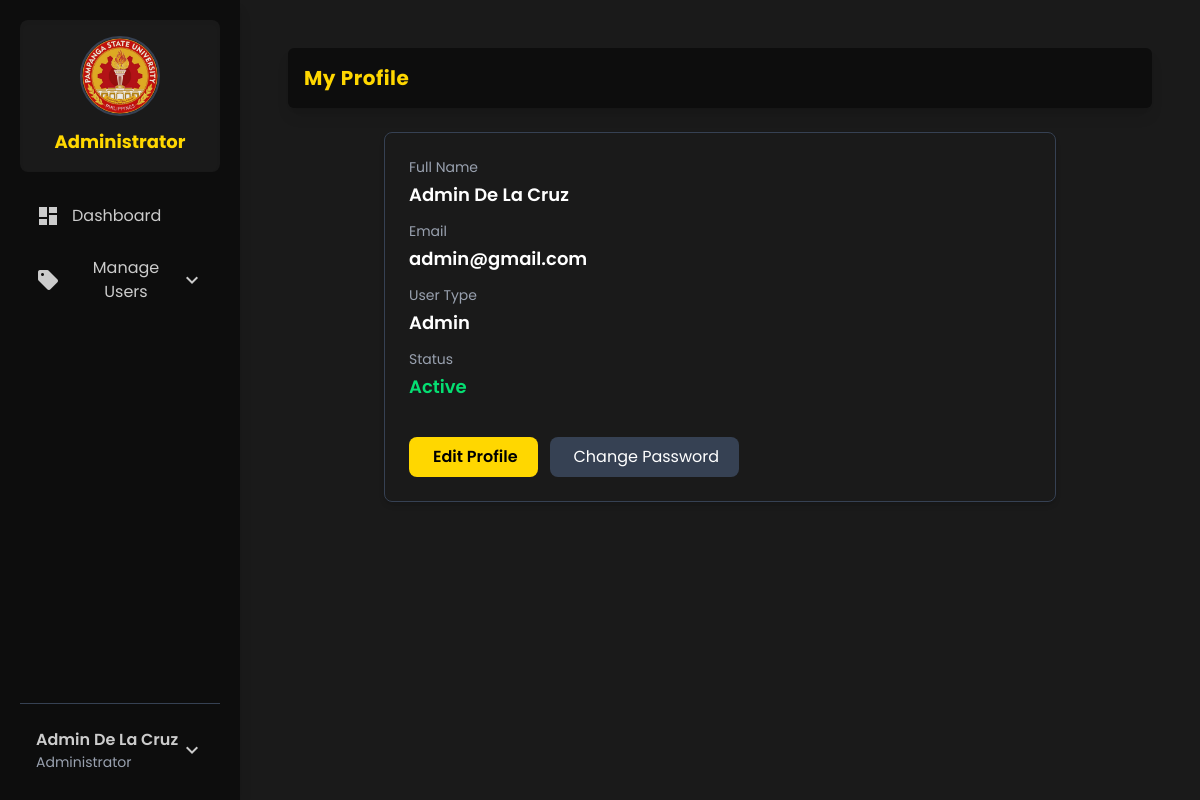
Page /admin/profile.php (signed in) on the earlier database version.
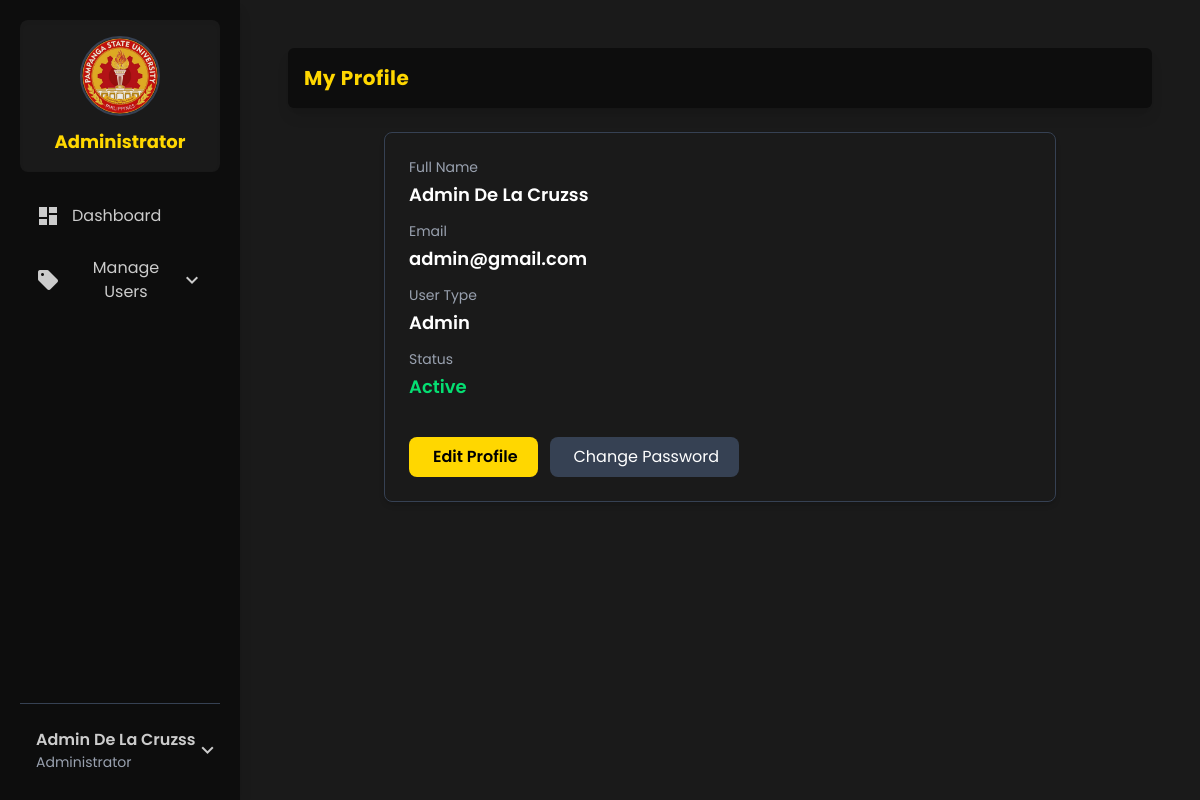
Same page on the later database version.
### tables this page shows
CREATE TABLE `user` (
  `user_id` int(11) NOT NULL,
  `user_fullname` varchar(60) NOT NULL,
  `user_email` varchar(60) NOT NULL,
  `user_password` varchar(255) NOT NULL,
  `user_type` enum('admin','teacher','student','') NOT NULL,
  `user_requirements` longtext DEFAULT NULL CHECK (json_valid(`user_requirements`)),
  `user_status` int(11) NOT NULL DEFAULT 0 COMMENT '0=for-approval,1=active,2=disabled'
);

### controller/config.php (called while the page is built, shortened)
<?php
class db_connect
{
    public $host = db_host;
    public $user = db_user;
    public $pass = db_pass;
    public $name = db_name;
    public function connect()
    {
        try {
            $this->conn = new mysqli($this->host, $this->user, $this->pass, $this->name);
        } catch (\Throwable $th) {
            header("Location:setup.php");
        }
    }
}

### admin/auth.php (called while the page is built, shortened)
<?php
include ('../controller/config.php');
class auth_class extends db_connect
{
    public function check_account($id) {
        $id = intval($id);
        $query = "SELECT * FROM `user` WHERE user_id = $id AND user_status=1 AND user_type='admin'";
        $result = $this->conn->query($query);
        $items = [];
        if ($result && $result->num_rows > 0) {
            while ($row = $result->fetch_assoc()) {
                $items[] = $row;
            }
        }
        return $items;
    }
}

### admin/profile.php (the view, shortened to what this page needs)
<?php
include "../src/components/admin/header.php";
if (isset($On_Session) && !empty($On_Session)) {
  $User = $On_Session[0];
} else {
  echo "<p class='text-red-500'>Session not found.</p>";
  exit;
}
$statusText = $User['user_status'] == 1 ? "Active" : ($User['user_status'] == 0 ? "Pending" : "Disabled");
$statusColor = $User['user_status'] == 1 ? "text-green-400" : ($User['user_status'] == 0 ? "text-yellow-400" : "text-red-400");
?>
<div class="flex justify-between items-center bg-[#0D0D0D] p-4 mb-6 rounded-md shadow-lg">
  <h2 class="text-xl font-bold text-[#FFD700] capitalize tracking-wide">My Profile</h2>
</div>
<div class="bg-[#1a1a1a] p-6 rounded-lg shadow-md border border-gray-700 max-w-2xl mx-auto text-white">
  <div class="flex flex-col space-y-3">
    <div>
      <label class="text-gray-400 block text-sm mb-1">Full Name</label>
      <p class="text-lg font-semibold capitalize"><?= htmlspecialchars($User['user_fullname']) ?></p>
    </div>
    <div>
      <label class="text-gray-400 block text-sm mb-1">Email</label>
      <p class="text-lg font-semibold"><?= htmlspecialchars($User['user_email']) ?></p>
    </div>
    <div>
      <label class="text-gray-400 block text-sm mb-1">User Type</label>
      <p class="text-lg font-semibold capitalize"><?= htmlspecialchars($User['user_type']) ?></p>
    </div>
    <div>
      <label class="text-gray-400 block text-sm mb-1">Status</label>
      <p class="text-lg font-semibold <?= $statusColor ?>"><?= $statusText ?></p>
    </div>
    <div class="mt-6 flex space-x-3">
      <button id="editProfileBtn" class="bg-[#FFD700] text-black font-semibold px-5 py-2 rounded-lg hover:bg-yellow-500 cursor-pointer">
        <i class="fa fa-edit mr-1"></i> Edit Profile
      </button>
      <button id="changePassBtn" class="bg-gray-700 hover:bg-gray-600 text-white px-5 py-2 rounded-lg cursor-pointer">
        <i class="fa fa-lock mr-1"></i> Change Password
      </button>
    </div>
  </div>
</div>
<?php include "../src/components/admin/footer.php"; ?>

### src/components/admin/header.php (shortened to what this page needs)
<?php
include "auth.php";
$db = new auth_class();
if (isset($_SESSION['user_id'])) {
    $id = intval($_SESSION['user_id']);
    $On_Session = $db->check_account($id);
} else {
    header('location: ../login');
    exit;
}
?>
<!DOCTYPE html>
<html lang="en">
<head>
  <link href="../src/output.css" rel="stylesheet" />
  <link href="../src/alertifyconfig.css" rel="stylesheet" />
  <link rel="stylesheet" href="https://cdnjs.cloudflare.com/ajax/libs/AlertifyJS/1.13.1/css/alertify.css" />
  <link href="https://cdn.jsdelivr.net/npm/select2@4.1.0-rc.0/dist/css/select2.min.css" rel="stylesheet" />
</head>
<body class="bg-[#1A1A1A] text-white overflow-x-hidden">
<div class="min-h-screen flex flex-col lg:flex-row">
  <aside id="sidebar"
         class="bg-[#0D0D0D] shadow-lg w-64 lg:w-1/5 xl:w-1/6 p-5 flex flex-col justify-between
                lg:static fixed inset-y-0 left-0 z-50 transform -translate-x-full
                lg:translate-x-0 transition-transform duration-300 ease-in-out overflow-y-auto">
    <div>
      <div class="flex flex-col items-center text-center bg-[#1A1A1A] rounded-lg p-4 mb-6 shadow-inner hover:shadow-xl transition">
        <img src="../static/image/logo1.png" alt="Logo" class="w-20 h-20 rounded-full border-2 border-gray-700 mb-3 hover:scale-105 transition-transform">
        <h1 class="text-lg font-bold text-[#FFD700]">Administrator</h1>
      </div>
      <nav class="space-y-3 text-[#CCCCCC] text-sm md:text-base">
        <a href="dashboard" class="nav-link flex items-center space-x-3 hover:text-[#FFD700] hover:bg-white/10 px-4 py-2 rounded-md transition">
          <span class="material-icons">dashboard</span>
          <span>Dashboard</span>
        </a>
        <button id="toggleUsers" class="cursor-pointer flex justify-between items-center w-full text-[#CCCCCC] hover:text-[#FFD700] hover:bg-white/10 px-4 py-2 rounded-md transition">
          <div class="flex items-center space-x-3">
            <span class="material-icons">sell</span><span>Manage Users</span>
          </div>
          <span id="user_dropdownIcon" class="material-icons transition-transform">expand_more</span>
        </button>
      </nav>
    </div>
    <div class="mt-6 border-t border-gray-700 pt-4">
      <button id="toggleProfile" class="cursor-pointer w-full flex justify-between items-center text-[#CCCCCC] hover:text-[#FFD700] hover:bg-white/10 px-4 py-2 rounded-md transition">
        <div class="flex flex-col items-start">
          <span class="font-semibold truncate capitalize"><?=$On_Session[0]['user_fullname']?></span>
          <span class="text-sm text-gray-400 capitalize">
            <?= ($On_Session[0]['user_type'] === 'admin') ? 'Administrator' : ucfirst($On_Session[0]['user_type']) ?>
          </span>
        </div>
        <span id="profile_dropdownIcon" class=" material-icons transition-transform">expand_more</span>
      </button>
    </div>
  </aside>
  <main class="flex-1 p-4 sm:p-6 md:p-8 lg:p-12">
</body>
</html>

### src/components/admin/footer.php (shortened to what this page needs)
</body>
</html>

### src/components/admin/header.php (style rules this page uses)
body { font-family: 'Poppins', sans-serif; }

Differences in the rows shown:
changed user "admin@gmail.com": user_fullname "Admin De La Cruz" → "Admin De La Cruzss"
